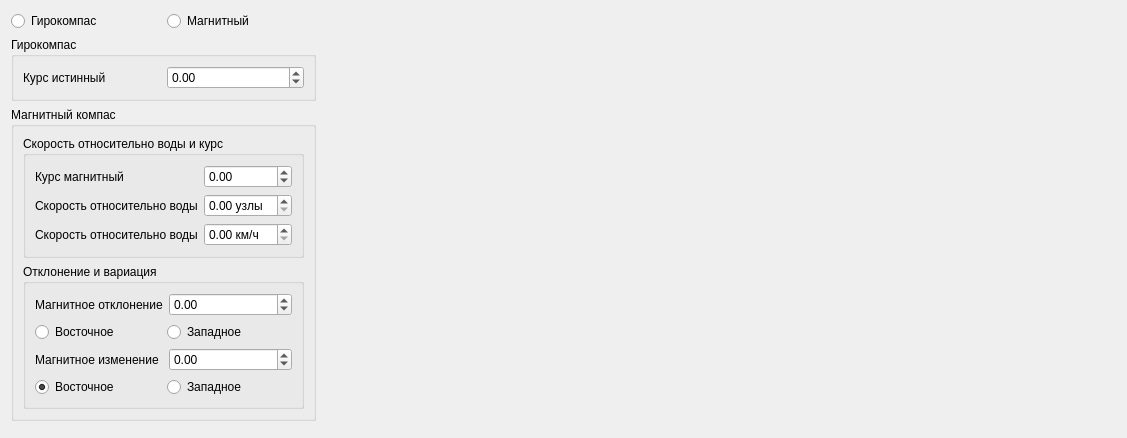
<?xml version="1.0" encoding="UTF-8"?>
<ui version="4.0">
 <class>Compas</class>
 <widget class="QWidget" name="Compas">
  <property name="geometry">
   <rect>
    <x>0</x>
    <y>0</y>
    <width>1127</width>
    <height>438</height>
   </rect>
  </property>
  <property name="windowTitle">
   <string>Form</string>
  </property>
  <layout class="QGridLayout" name="gridLayout_2">
   <item row="0" column="1">
    <widget class="QRadioButton" name="radioButton_Magn">
     <property name="text">
      <string>Магнитный</string>
     </property>
    </widget>
   </item>
   <item row="1" column="2" rowspan="3">
    <spacer name="horizontalSpacer">
     <property name="orientation">
      <enum>Qt::Horizontal</enum>
     </property>
     <property name="sizeHint" stdset="0">
      <size>
       <width>40</width>
       <height>20</height>
      </size>
     </property>
    </spacer>
   </item>
   <item row="3" column="1">
    <spacer name="verticalSpacer">
     <property name="orientation">
      <enum>Qt::Vertical</enum>
     </property>
     <property name="sizeHint" stdset="0">
      <size>
       <width>20</width>
       <height>40</height>
      </size>
     </property>
    </spacer>
   </item>
   <item row="0" column="0">
    <widget class="QRadioButton" name="radioButton_Gyro">
     <property name="text">
      <string>Гирокомпас</string>
     </property>
    </widget>
   </item>
   <item row="1" column="0" colspan="2">
    <widget class="QGroupBox" name="groupBox">
     <property name="sizePolicy">
      <sizepolicy hsizetype="Preferred" vsizetype="Preferred">
       <horstretch>0</horstretch>
       <verstretch>0</verstretch>
      </sizepolicy>
     </property>
     <property name="title">
      <string>Гирокомпас</string>
     </property>
     <layout class="QGridLayout" name="gridLayout">
      <item row="0" column="0">
       <widget class="QLabel" name="label_17">
        <property name="text">
         <string>Курс истинный</string>
        </property>
       </widget>
      </item>
      <item row="0" column="1">
       <widget class="QDoubleSpinBox" name="doubleSpinBox_Heading_T">
        <property name="wrapping">
         <bool>true</bool>
        </property>
        <property name="maximum">
         <double>359.899999999999977</double>
        </property>
       </widget>
      </item>
     </layout>
    </widget>
   </item>
   <item row="2" column="0" colspan="2">
    <widget class="QGroupBox" name="groupBox_2">
     <property name="sizePolicy">
      <sizepolicy hsizetype="Preferred" vsizetype="Maximum">
       <horstretch>0</horstretch>
       <verstretch>0</verstretch>
      </sizepolicy>
     </property>
     <property name="layoutDirection">
      <enum>Qt::LeftToRight</enum>
     </property>
     <property name="title">
      <string>Магнитный компас</string>
     </property>
     <property name="alignment">
      <set>Qt::AlignLeading|Qt::AlignLeft|Qt::AlignTop</set>
     </property>
     <layout class="QGridLayout" name="gridLayout_6">
      <item row="0" column="0">
       <widget class="QGroupBox" name="groupBox_18">
        <property name="title">
         <string>Скорость относительно воды и курс</string>
        </property>
        <layout class="QGridLayout" name="gridLayout_11">
         <item row="1" column="1">
          <widget class="QDoubleSpinBox" name="doubleSpinBox_Speed_kn">
           <property name="prefix">
            <string/>
           </property>
           <property name="suffix">
            <string> узлы</string>
           </property>
          </widget>
         </item>
         <item row="0" column="1">
          <widget class="QDoubleSpinBox" name="doubleSpinBox_Heading_M">
           <property name="wrapping">
            <bool>true</bool>
           </property>
           <property name="maximum">
            <double>359.899999999999977</double>
           </property>
          </widget>
         </item>
         <item row="1" column="0">
          <widget class="QLabel" name="label_21">
           <property name="text">
            <string>Скорость относительно воды</string>
           </property>
          </widget>
         </item>
         <item row="2" column="0">
          <widget class="QLabel" name="label_23">
           <property name="text">
            <string>Скорость относительно воды</string>
           </property>
          </widget>
         </item>
         <item row="0" column="0">
          <widget class="QLabel" name="label_24">
           <property name="text">
            <string>Курс магнитный</string>
           </property>
          </widget>
         </item>
         <item row="2" column="1">
          <widget class="QDoubleSpinBox" name="doubleSpinBox_Speed_km">
           <property name="suffix">
            <string> км/ч</string>
           </property>
          </widget>
         </item>
        </layout>
       </widget>
      </item>
      <item row="1" column="0">
       <widget class="QGroupBox" name="groupBox_3">
        <property name="title">
         <string>Отклонение и вариация</string>
        </property>
        <layout class="QGridLayout" name="gridLayout_5">
         <item row="0" column="0">
          <widget class="QLabel" name="label_2">
           <property name="text">
            <string>Магнитное отклонение</string>
           </property>
          </widget>
         </item>
         <item row="0" column="1">
          <widget class="QDoubleSpinBox" name="doubleSpinBox_Magnetic_Deviation">
           <property name="wrapping">
            <bool>true</bool>
           </property>
           <property name="maximum">
            <double>359.899999999999977</double>
           </property>
          </widget>
         </item>
         <item row="1" column="0" colspan="2">
          <layout class="QHBoxLayout" name="horizontalLayout">
           <item>
            <widget class="QRadioButton" name="radioButton_Deviation_E">
             <property name="text">
              <string>Восточное</string>
             </property>
             <property name="checked">
              <bool>true</bool>
             </property>
            </widget>
           </item>
           <item>
            <widget class="QRadioButton" name="radioButton_Deviation_W">
             <property name="text">
              <string>Западное</string>
             </property>
            </widget>
           </item>
          </layout>
         </item>
         <item row="2" column="0">
          <widget class="QLabel" name="label_3">
           <property name="text">
            <string>Магнитное изменение</string>
           </property>
          </widget>
         </item>
         <item row="2" column="1">
          <widget class="QDoubleSpinBox" name="doubleSpinBox_Magnetic_Variation">
           <property name="wrapping">
            <bool>true</bool>
           </property>
           <property name="maximum">
            <double>359.899999999999977</double>
           </property>
          </widget>
         </item>
         <item row="3" column="0" colspan="2">
          <layout class="QHBoxLayout" name="horizontalLayout_2">
           <item>
            <widget class="QRadioButton" name="radioButton_Variation_E">
             <property name="text">
              <string>Восточное</string>
             </property>
             <property name="checked">
              <bool>true</bool>
             </property>
            </widget>
           </item>
           <item>
            <widget class="QRadioButton" name="radioButton_Variation_W">
             <property name="text">
              <string>Западное</string>
             </property>
            </widget>
           </item>
          </layout>
         </item>
        </layout>
       </widget>
      </item>
     </layout>
    </widget>
   </item>
  </layout>
 </widget>
 <resources/>
 <connections/>
</ui>
